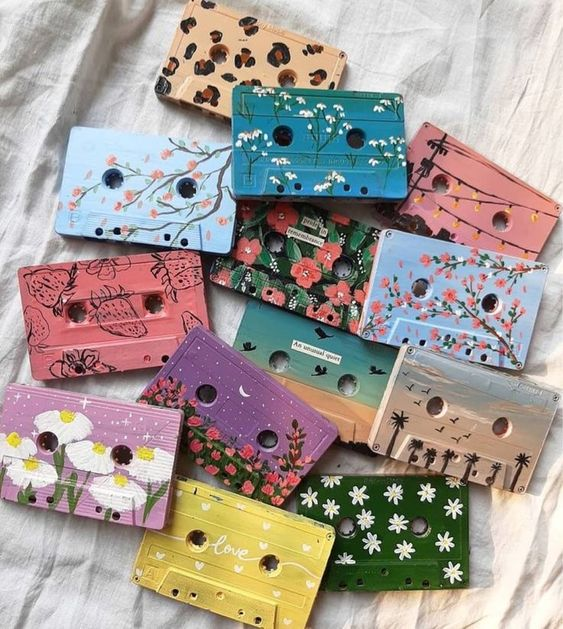
#> input picture group 413/lab2/Viktoriia Ohorilko/f0a9103d9081fae3d2db758a15de460c.jpg, 563 x 629 px, given in place of f0a9103d9081fae3d2db758a15de460c.jpeg, which was not available
$ python lab.py
#> lines starting #> are read from the running program, lines starting #| are printed output that depends on the picture; pictures that were not available may be replaced by others from this repository, and a replacement may not be noted
import cv2
import numpy as np

img = cv2.imread('f0a9103d9081fae3d2db758a15de460c.jpeg')
#> img is the input picture: shape (629, 563, 3); mean B, G, R 148.1, 154, 163.9
img2 = img[350:550, 100:250]
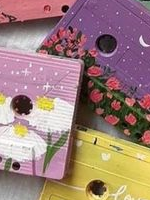
#> img2: shape (200, 150, 3); mean B, G, R 120.5, 127, 157.4

rows, cols, _ = img.shape
#> rows = 629; cols = 563

fast = cv2.FastFeatureDetector_create(40)
orb = cv2.ORB_create()

kp1 = fast.detect(cv2.cvtColor(img, cv2.COLOR_BGR2GRAY), None)
#> kp1 = 2880 keypoints; strongest (x, y, size): (418, 493, 7), (445, 507, 7), (277, 270, 7), (395, 514, 7)
kp2 = fast.detect(cv2.cvtColor(img2, cv2.COLOR_BGR2GRAY), None)
#> kp2 = 288 keypoints; strongest (x, y, size): (26, 114, 7), (95, 142, 7), (110, 145, 7), (23, 114, 7)
kp1, des1 = orb.compute(cv2.cvtColor(img, cv2.COLOR_BGR2GRAY), kp1)
#> kp1 = 2778 keypoints; strongest (x, y, size): (418, 493, 7), (445, 507, 7), (277, 270, 7), (395, 514, 7)
kp2, des2 = orb.compute(cv2.cvtColor(img2, cv2.COLOR_BGR2GRAY), kp2)
#> kp2 = 161 keypoints; strongest (x, y, size): (95, 142, 7), (110, 145, 7), (96, 139, 7), (85, 130, 7)


# sift = cv2.SIFT_create()
# kp1, des1 = sift.detectAndCompute(img,None)
# kp2, des2 = sift.detectAndCompute(img2,None)


def match_descriptors(des1, des2):
    matches = []
    for i in range(len(des1)):
        dist = np.sqrt(np.sum(np.square(des1[i] - des2), axis=1))
        if np.min(dist) < 0.75:
            matches.append(cv2.DMatch(i, np.argmin(dist), np.min(dist)))
#> after the loop, matches = 161 matches
    return sorted(matches, key=lambda sample: sample.distance)


my_matches = match_descriptors(des1, des2)
#> my_matches = 161 matches

bf = cv2.BFMatcher(cv2.NORM_L2, crossCheck=True)
matches = bf.match(des1, des2)
#> matches = 161 matches
matches = sorted(matches, key=lambda sample: sample.distance)

res1 = cv2.drawMatches(img, kp1, img2, kp2, matches[:7], None, flags=2)
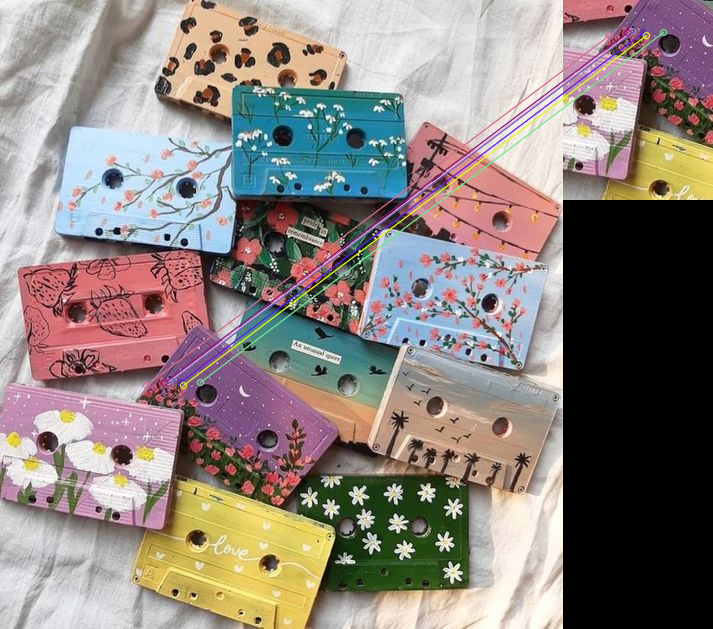
#> res1: shape (629, 713, 3); mean B, G, R 125.2, 130.2, 140
res2 = cv2.drawMatches(img, kp1, img2, kp2, my_matches[:7], None, flags=2)
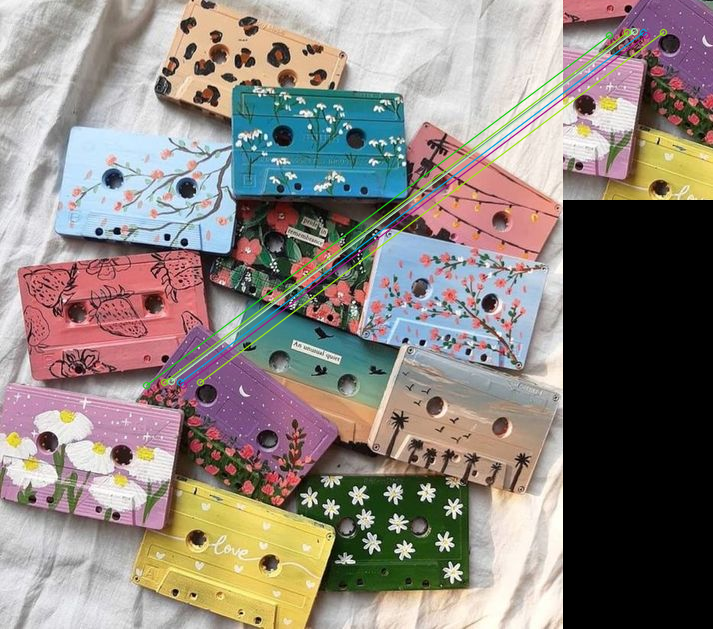
#> res2: shape (629, 713, 3); mean B, G, R 124.7, 130.7, 139.5

cv2.imshow('img', np.concatenate((res1, res2), axis=1))
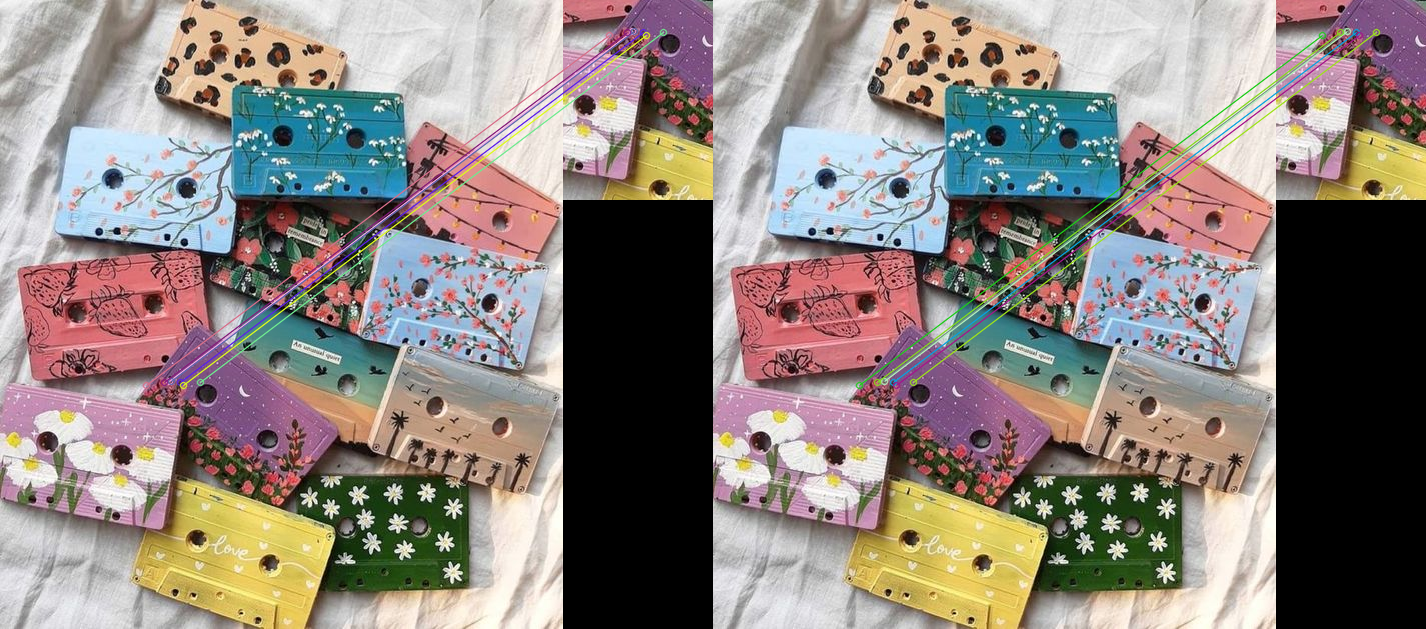
#> window 'img': shape (629, 1426, 3); mean B, G, R 125, 130.4, 139.8
cv2.waitKey(0)
cv2.destroyAllWindows()

$ run again, with group 413/lab2/Viktoriia Ohorilko/76593efb3e9719424dfb622b83dcd15e.jpg copied over group 413/lab2/Viktoriia Ohorilko/f0a9103d9081fae3d2db758a15de460c.jpg
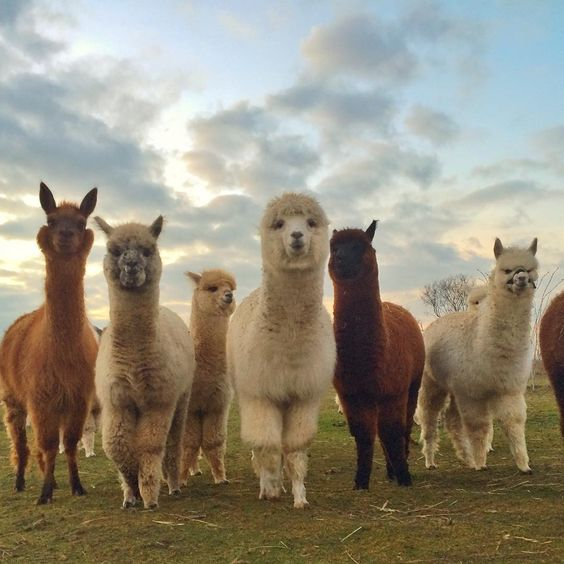
#> input picture group 413/lab2/Viktoriia Ohorilko/76593efb3e9719424dfb622b83dcd15e.jpg, 564 x 564 px, given in place of f0a9103d9081fae3d2db758a15de460c.jpeg, which was not available
#> img is the input picture: shape (564, 564, 3); mean B, G, R 125.2, 141.5, 148.1
#> `img2 = img[350:550, 100:250]`:
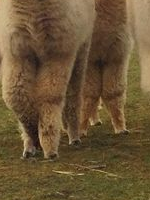
#> img2: shape (200, 150, 3); mean B, G, R 53.7, 84.9, 106.4
#> `kp1 = fast.detect(cv2.cvtColor(img, cv2.COLOR_BGR2GRAY), None)`: kp1 = 309 keypoints; strongest (x, y, size): (86, 227, 7), (56, 205, 7), (335, 230, 7), (42, 183, 7)
#> `kp2 = fast.detect(cv2.cvtColor(img2, cv2.COLOR_BGR2GRAY), None)`: kp2 = 41 keypoints; strongest (x, y, size): (91, 124, 7), (70, 142, 7), (79, 174, 7), (23, 153, 7)
#> `kp1, des1 = orb.compute(cv2.cvtColor(img, cv2.COLOR_BGR2GRAY), kp1)`: kp1 = 258 keypoints; strongest (x, y, size): (86, 227, 7), (56, 205, 7), (335, 230, 7), (42, 183, 7)
#> `kp2, des2 = orb.compute(cv2.cvtColor(img2, cv2.COLOR_BGR2GRAY), kp2)`: kp2 = 20 keypoints; strongest (x, y, size): (91, 124, 7), (70, 142, 7), (100, 107, 7), (100, 98, 7)
#> after the loop in match_descriptors, `for i in range(len(des1)):`: matches = 20 matches
#> `cv2.imshow('img', np.concatenate((res1, res2), axis=1))`:
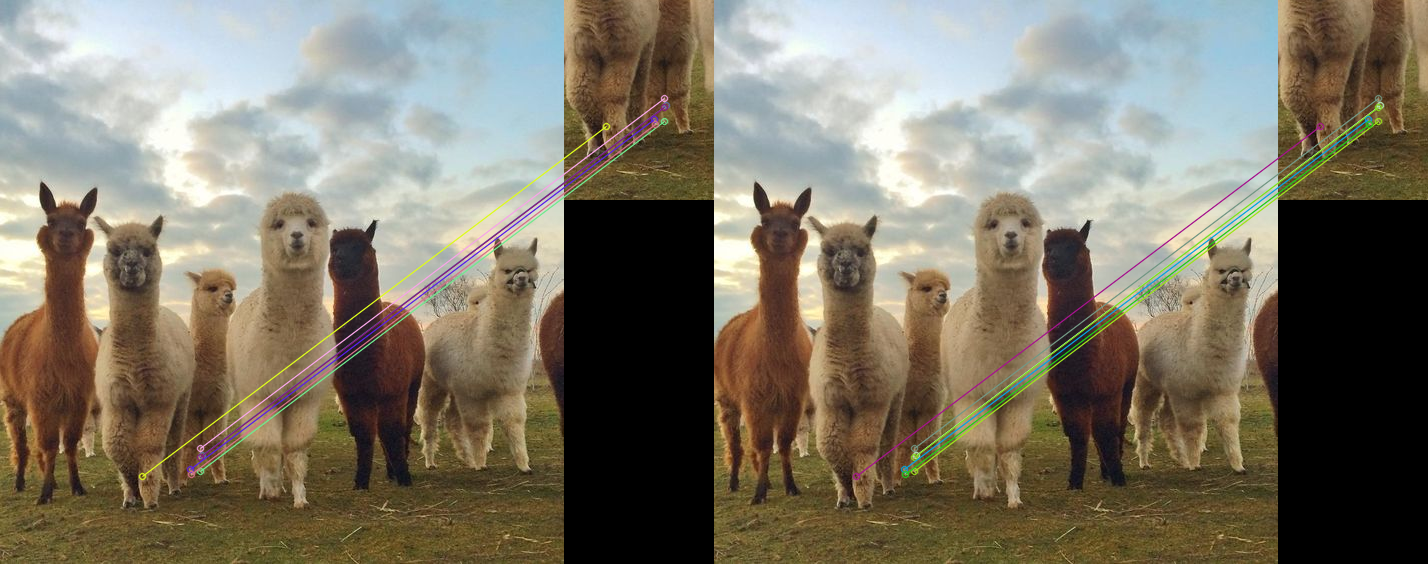
#> window 'img': shape (564, 1428, 3); mean B, G, R 103.2, 118.4, 124.8

$ run again, with group 413/lab2/Viktoriia Ohorilko/9605fc3d19ae32d94d6125abc689685c.jpg copied over group 413/lab2/Viktoriia Ohorilko/f0a9103d9081fae3d2db758a15de460c.jpg
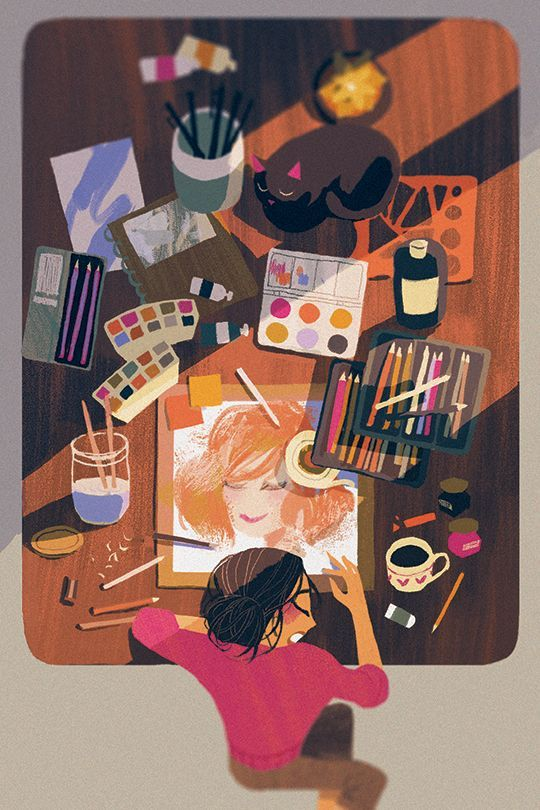
#> input picture group 413/lab2/Viktoriia Ohorilko/9605fc3d19ae32d94d6125abc689685c.jpg, 540 x 810 px, given in place of f0a9103d9081fae3d2db758a15de460c.jpeg, which was not available
#> img is the input picture: shape (810, 540, 3); mean B, G, R 98.5, 106.8, 139.1
#> `img2 = img[350:550, 100:250]`:
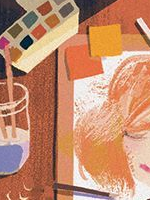
#> img2: shape (200, 150, 3); mean B, G, R 110, 139.6, 195.5
#> `kp1 = fast.detect(cv2.cvtColor(img, cv2.COLOR_BGR2GRAY), None)`: kp1 = 1051 keypoints; strongest (x, y, size): (411, 397, 7), (408, 433, 7), (391, 604, 7), (385, 615, 7)
#> `kp2 = fast.detect(cv2.cvtColor(img2, cv2.COLOR_BGR2GRAY), None)`: kp2 = 160 keypoints; strongest (x, y, size): (26, 48, 7), (28, 36, 7), (32, 41, 7), (20, 44, 7)
#> `kp1, des1 = orb.compute(cv2.cvtColor(img, cv2.COLOR_BGR2GRAY), kp1)`: kp1 = 1047 keypoints; strongest (x, y, size): (411, 397, 7), (408, 433, 7), (391, 604, 7), (385, 615, 7)
#> `kp2, des2 = orb.compute(cv2.cvtColor(img2, cv2.COLOR_BGR2GRAY), kp2)`: kp2 = 31 keypoints; strongest (x, y, size): (32, 41, 7), (56, 49, 7), (102, 72, 7), (45, 31, 7)
#> after the loop in match_descriptors, `for i in range(len(des1)):`: matches = 31 matches
#> `cv2.imshow('img', np.concatenate((res1, res2), axis=1))`:
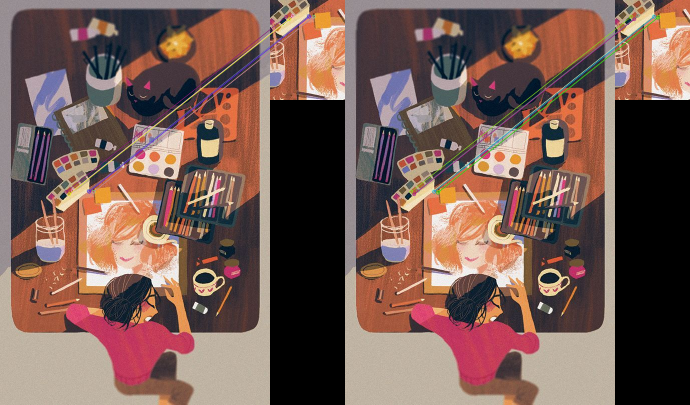
#> window 'img': shape (810, 1380, 3) (shown at 1/2 size); mean B, G, R 83.4, 91.5, 119.5

$ run again, with group 413/lab2/Viktoriia Ohorilko/ae0002d5ca68d3a6fa693f2445c89ce1.jpg copied over group 413/lab2/Viktoriia Ohorilko/f0a9103d9081fae3d2db758a15de460c.jpg
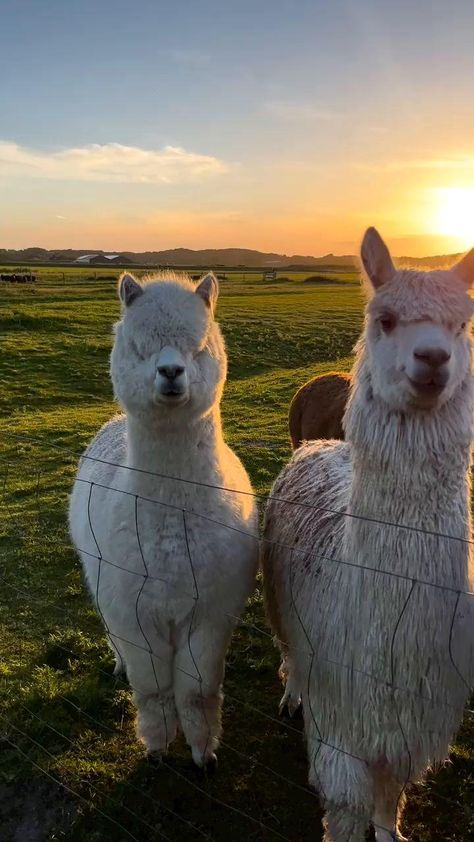
#> input picture group 413/lab2/Viktoriia Ohorilko/ae0002d5ca68d3a6fa693f2445c89ce1.jpg, 474 x 842 px, given in place of f0a9103d9081fae3d2db758a15de460c.jpeg, which was not available
#> img is the input picture: shape (842, 474, 3); mean B, G, R 87.6, 101.9, 108.3
#> `img2 = img[350:550, 100:250]`:
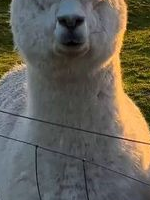
#> img2: shape (200, 150, 3); mean B, G, R 87.2, 97, 100.9
#> `kp1 = fast.detect(cv2.cvtColor(img, cv2.COLOR_BGR2GRAY), None)`: kp1 = 806 keypoints; strongest (x, y, size): (81, 632, 7), (69, 660, 7), (104, 744, 7), (88, 645, 7)
#> `kp2 = fast.detect(cv2.cvtColor(img2, cv2.COLOR_BGR2GRAY), None)`: kp2 = 55 keypoints; strongest (x, y, size): (19, 63, 7), (129, 95, 7), (25, 65, 7), (7, 21, 7)
#> `kp1, des1 = orb.compute(cv2.cvtColor(img, cv2.COLOR_BGR2GRAY), kp1)`: kp1 = 641 keypoints; strongest (x, y, size): (81, 632, 7), (69, 660, 7), (104, 744, 7), (88, 645, 7)
#> `kp2, des2 = orb.compute(cv2.cvtColor(img2, cv2.COLOR_BGR2GRAY), kp2)`: kp2 = 5 keypoints; (x, y, size): (36, 146, 7), (116, 121, 7), (83, 160, 7), (103, 66, 7), (111, 62, 7)
#> the loop in match_descriptors, `for i in range(len(des1)):` made 641 passes
#> dist on passes 1 to 3: [57.34, 57.31, 43.68, 59.48, 45.25], [67.54, 61.82, 45.2, 56.06, 47.44], [63.17, 63.06, 41.45, 55.05, 44.83]
#> after the loop in match_descriptors, `for i in range(len(des1)):`: matches = 5 matches
#> `cv2.imshow('img', np.concatenate((res1, res2), axis=1))`:
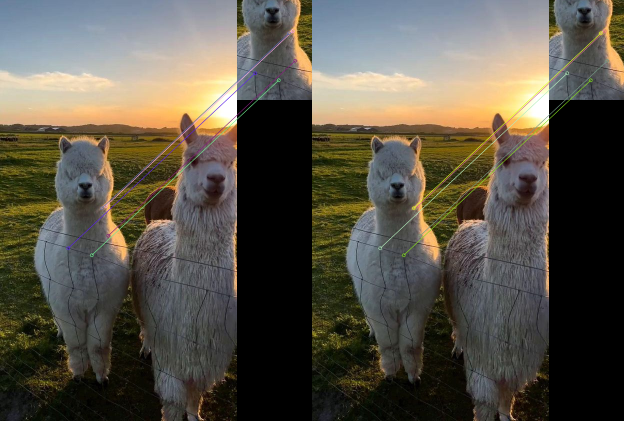
#> window 'img': shape (842, 1248, 3) (shown at 1/2 size); mean B, G, R 72, 83.2, 88.2
